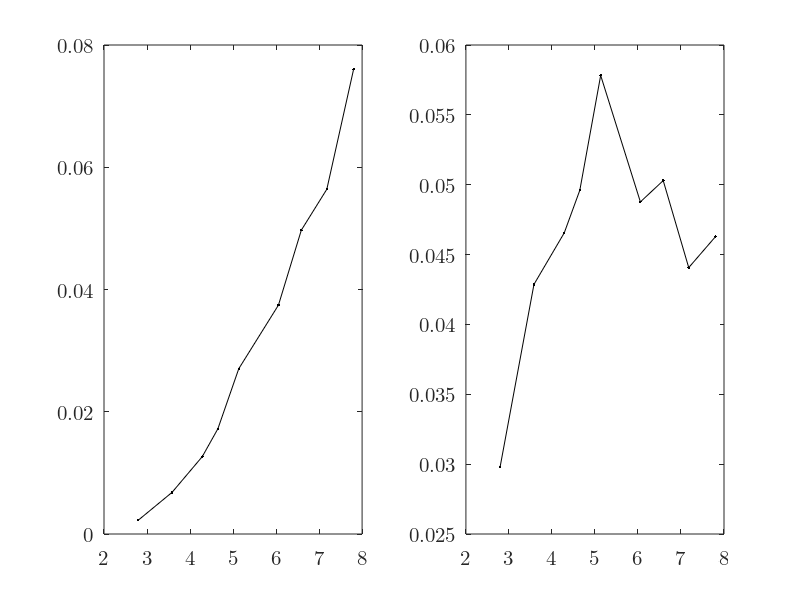

The MATLAB script that drew this image:
% u =(10:2:26);
% i =[0.065 0.081 0.099 0.117 0.137 0.156 0.177 0.200 0.220];
% v1=[2.795 3.582 4.286 4.648 5.133 6.056 6.587 7.180 7.803];
% r=0.5*103.84*10^(-3);
% s=pi*r*r;
% rho=1.185;
% p0=u.*i
% p1=0.5.*rho.*s.*(v1.^3)
% ita=p1./p0
%
% subplot(1, 2, 1);
% uv=scatter(u, v1, 200, 'k', '.');
% dddd=(0:0.22:1.76)-0.3;
% text(u-dddd, v1+0.12, arrayfun(@(x)sprintf("%.3f", x), v1), 'fontname', 'latin modern math', 'fontsize', 12)
%
% hold on;
% xlim([10, 26])
% xticks(u)
% set(gca, 'FontName', 'Latin Modern Math', 'FontSize', 15);
% xlabel('\fontname{Songti SC}输入电压 \fontname{Latin Modern Math}U/V');
% ylabel('\fontname{Songti SC}风速 \fontname{Latin Modern Math}V_1/(m/s)');
% box on;
% M=[u' ones(9,1)];
% k=M\(v1');
% v1pre=(M*k)';
%
% plot(u, v1pre, '-k', 'LineWidth', 2);
%
% subplot(1, 2, 2);
% plot(v1, ita, '.-k', 'LineWidth', 2, 'MarkerSize', 15);
% set(gca, 'FontName', 'Latin Modern Math', 'FontSize', 15);
% xlabel('\fontname{Songti SC}风速 \fontname{Latin Modern Math}V_1/(m/s)');
% ylabel('\fontname{Songti SC}转换效率 \fontname{Latin Modern Math}\eta');
% dddd=(0:0.22:1.76)-0.3;
% text(v1-0.55, ita, arrayfun(@(x)sprintf("%.3f", x), ita), 'fontname', 'latin modern math', 'fontsize', 12)




% r=(400:200:2000);
% u1=[2.40,3.20,3.85,4.10,4.42,4.67,4.88,5.02,5.25];
% u2=[5.12,6.30,7.20,8.01,8.30,8.71,8.96,9.15,9.20];
% p1=u1.^2./r
% p2=u2.^2./r
%
% plot(r, p1, '.--k', 'LineWidth', 2, 'MarkerSize', 15);
% hold on;
% plot(r, p2, '.-k', 'LineWidth', 2, 'MarkerSize', 15);
% set(gca, 'FontName', 'Latin Modern Math', 'FontSize', 15);
%
% xlim([400, 2000])
% xticks(r)
%
% legend(["\fontname{Songti SC}风机电压 \fontname{Latin Modern Math}16V; \fontname{Songti SC}风速 \fontname{Latin Modern Math}4.648m/s", "\fontname{Songti SC}风机电压 \fontname{Latin Modern Math}24V; \fontname{Songti SC}风速 \fontname{Latin Modern Math}7.180m/s"],...
%     'FontSize', 18);
% xlabel('\fontname{Songti SC}负载电阻 \fontname{Latin Modern Math}R/\Omega');
% ylabel('\fontname{Songti SC}输出功率 \fontname{Latin Modern Math}P/W');
% dddd=(0:13:104)-8;
% text(r-dddd, p1+0.001, arrayfun(@(x)sprintf("%.4f", x), p1), 'fontname', 'latin modern math', 'fontsize', 12)
% text(r-dddd, p2-0.001, arrayfun(@(x)sprintf("%.4f", x), p2), 'fontname', 'latin modern math', 'fontsize', 12);

u=(10:2:26);
u1=[1.50 2.61 3.56 4.15 5.20 6.12 7.05 7.51 8.72];
v1=[2.795 3.582 4.286 4.648 5.133 6.056 6.587 7.180 7.803];
p0=u1.^2./1000
r=0.5*86.20*10^(-3);
s=pi*r*r;
rho=1.185;
p1=0.5.*rho.*s.*(v1.^3)
eta=p0./p1

subplot(1, 2, 1);
plot(v1, p0, '.-k');
set(gca, 'FontName', 'Latin Modern Math', 'FontSize', 15);

subplot(1, 2, 2);
plot(v1, eta, '.-k');
set(gca, 'FontName', 'Latin Modern Math', 'FontSize', 15);
